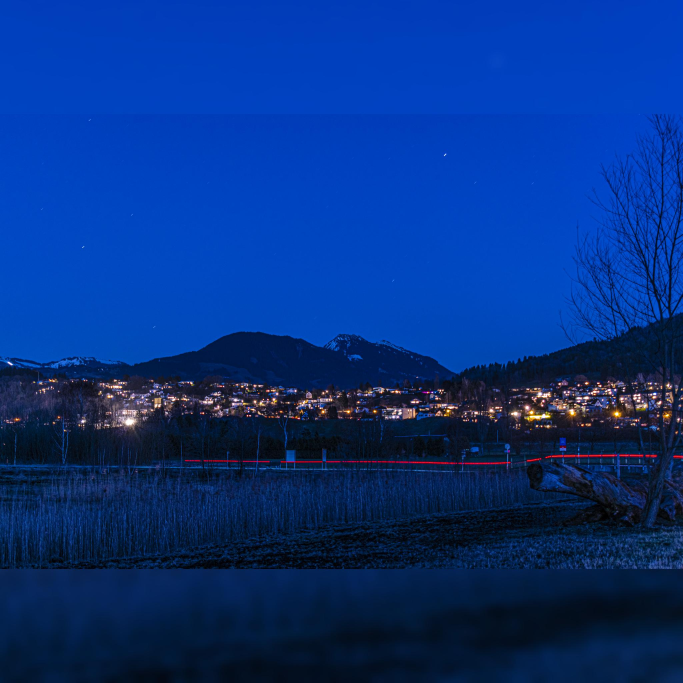
#> input picture src/images/instagramize_horizontal.jpg, 2048 x 2048 px (shown at 1/3 size)
$ python instagramize.py images/instagramize_horizontal.jpg 100 100
#> lines starting #> are read from the running program, lines starting #| are printed output that depends on the picture
import sys
import os
import io
from PIL import Image, ImageFilter, ImageDraw, ImageCms

# allow massive images - NOTE: IN PRODUCTIVE SCENARIOS THIS CAN ALLOW COMPRESSION BOMB EXPLOITS!!!
Image.MAX_IMAGE_PIXELS = 20000*20000

# constants
MAX_ARGUMENTS = 4
INSTAGRAM_PHOTO_SIZE = 2048

# argument defaults, no border, no background blur
BACKGROUND_GAUSSIAN_BLUR_RADIUS = 0
BORDER_SIZE = 0

# Check for help flag
if len(sys.argv) > 1 and (sys.argv[1] == '--help' or sys.argv[1] == '-h'):
    print("Instagramize - Convert images to Instagram-ready 2048x2048 squares")
    print("")
    print("Usage:")
    print("  python3 instagramize.py <image_file> [blur_radius] [border_size]")
    print("")
    print("Arguments:")
    print("  image_file    (Required) Path to the image file to process")
    print("  blur_radius   (Optional) Gaussian blur radius for background (default: 0)")
    print("  border_size   (Optional) White border size around the image (default: 0)")
    print("")
    print("Examples:")
    print("  python3 instagramize.py mycoolphoto.jpg")
    print("    - Basic conversion with no blur or border")
    print("")
    print("  python3 instagramize.py mycoolphoto.jpg 15")
    print("    - Add 15px gaussian blur to the background")
    print("")
    print("  python3 instagramize.py mycoolphoto.jpg 15 10")
    print("    - Add 15px blur and 10px white border")
    print("")
    print("  python3 instagramize.py nature.jpg 20 5")
    print("    - Heavy blur (20px) with small border (5px)")
    print("")
    print("Output:")
    print("  Creates 'instagramize_<original_filename>' in the current directory")
    print("  Final image will be 2048x2048 pixels, perfect for Instagram")
    sys.exit()

if len(sys.argv) > MAX_ARGUMENTS:
    print("Too many arguments provided. Exiting.")
    sys.exit()
if len(sys.argv) == MAX_ARGUMENTS:
    IMAGE_FILE = sys.argv[1]
    BACKGROUND_GAUSSIAN_BLUR_RADIUS = int(sys.argv[2])
    BORDER_SIZE = int(sys.argv[3])
elif len(sys.argv) == MAX_ARGUMENTS - 1:
    IMAGE_FILE = sys.argv[1]
    BACKGROUND_GAUSSIAN_BLUR_RADIUS = int(sys.argv[2])
elif len(sys.argv) == MAX_ARGUMENTS - 2:
    IMAGE_FILE = sys.argv[1]
else:
    print("Not enough arguments provided. Exiting.")
    sys.exit()

# based on passed border and instagram size, this is the max allowed side (though it could be width or height side)
max_allowed_size = int(round(INSTAGRAM_PHOTO_SIZE - (BORDER_SIZE*4)))

# Open two versions of the image - one for the actual image to show and one to use as background
image = Image.open(IMAGE_FILE)
#> image is the input picture: PIL image 2048x2048 RGB; mean R, G, B 6.5, 49.4, 128
imageBackground = Image.open(IMAGE_FILE)

# Try to get the original color profile so it can be preserved - otherwise just set to an empty string
try:
    iccProfile = image.info.get('icc_profile')
    iccBytes = io.BytesIO(iccProfile)
    originalColorProfile = ImageCms.ImageCmsProfile(iccBytes)
except OSError:
    originalColorProfile = ''

# some math
original_image_width, original_image_height = image.size
#> original_image_width = 2048; original_image_height = 2048
image_aspect_ratio = original_image_width / original_image_height
#> image_aspect_ratio = 1

# Calculate image dimensions
if original_image_width > original_image_height:
    image_resize_width = max_allowed_size
    image_resize_height = int(round(image_resize_width/image_aspect_ratio))
else:
    image_resize_height = max_allowed_size
    image_resize_width = int(round(image_resize_height*image_aspect_ratio))
#> image_resize_width = 1648

# coordinates to paste (center imagine in square just subtract dimensions and divide by 2)
paste_x = int(round((INSTAGRAM_PHOTO_SIZE - image_resize_width) / 2))
#> paste_x = 200
paste_y = int(round((INSTAGRAM_PHOTO_SIZE - image_resize_height) / 2))

# Calculate background dimensions to ensure it covers the entire canvas
if image_aspect_ratio >= 1:  # landscape or square
    # For landscape images, make height = INSTAGRAM_PHOTO_SIZE and scale width proportionally
    background_resize_height = INSTAGRAM_PHOTO_SIZE
    background_resize_width = int(round(INSTAGRAM_PHOTO_SIZE * image_aspect_ratio))
#> background_resize_width = 2048
    # Crop from the sides
    background_crop_dimension = int(round(abs(INSTAGRAM_PHOTO_SIZE - background_resize_width) / 2))
#> background_crop_dimension = 0
    background_crop_tuple = (background_crop_dimension, 0, background_crop_dimension + INSTAGRAM_PHOTO_SIZE, INSTAGRAM_PHOTO_SIZE)
#> background_crop_tuple = (0, 0, 2048, 2048)
else:  # portrait
    # For portrait images, make width = INSTAGRAM_PHOTO_SIZE and scale height proportionally
    background_resize_width = INSTAGRAM_PHOTO_SIZE
    background_resize_height = int(round(INSTAGRAM_PHOTO_SIZE / image_aspect_ratio))
    # Crop from top and bottom
    background_crop_dimension = int(round(abs(INSTAGRAM_PHOTO_SIZE - background_resize_height) / 2))
    background_crop_tuple = (0, background_crop_dimension, INSTAGRAM_PHOTO_SIZE, background_crop_dimension + INSTAGRAM_PHOTO_SIZE)

# Draw white background (if border size is 0, this will be immediately rewritten in either of the paste methods below, so 'safe' to do always)
white_rectangle_x0 = paste_x - BORDER_SIZE
#> white_rectangle_x0 = 100
white_rectangle_y0 = paste_y - BORDER_SIZE
white_rectangle_x1 = white_rectangle_x0 + image_resize_width + BORDER_SIZE + BORDER_SIZE
#> white_rectangle_x1 = 1948
white_rectangle_y1 = white_rectangle_y0 + image_resize_height + BORDER_SIZE + BORDER_SIZE - 1

# Resize background
imageBackground = imageBackground.resize((background_resize_width, background_resize_height))

# Resize image
image = image.resize((image_resize_width, image_resize_height))
#> image: PIL image 1648x1648 RGB

# Blur image background
if BACKGROUND_GAUSSIAN_BLUR_RADIUS > 0:
    imageBackground = imageBackground.filter(ImageFilter.GaussianBlur(BACKGROUND_GAUSSIAN_BLUR_RADIUS))
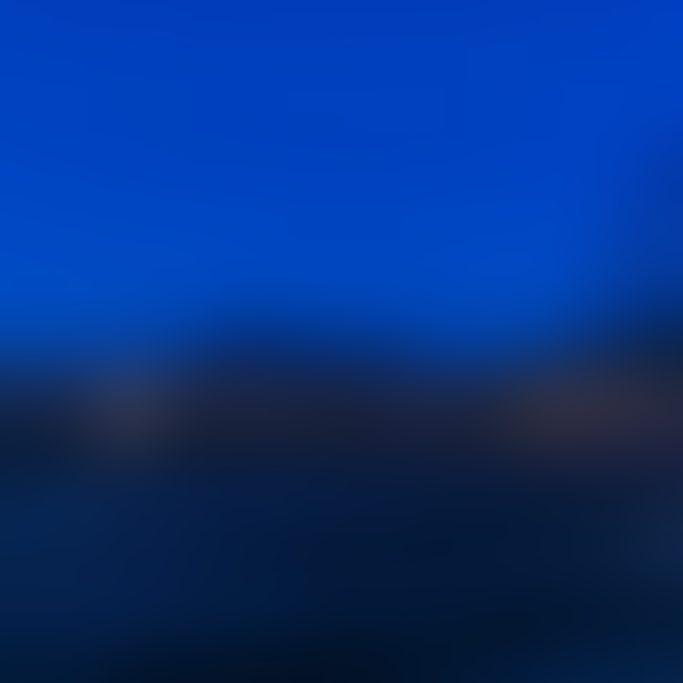
#> imageBackground: PIL image 2048x2048 RGB (shown at 1/3 size); mean R, G, B 6.4, 49.4, 128

# crop out the desired 2048 x 2048 square
imageBackground = imageBackground.crop(background_crop_tuple)

# now create a draw object after the crop has been made
imageBackgroundDraw = ImageDraw.Draw(imageBackground)

# First draw the white background if a border is given - done before image paste
imageBackgroundDraw.rectangle([white_rectangle_x0, white_rectangle_y0, white_rectangle_x1, white_rectangle_y1], fill="white")

# and its starting x, y coordinates for paste, inverse of that of the other configuration
imageBackground.paste(image, (paste_x, paste_y))
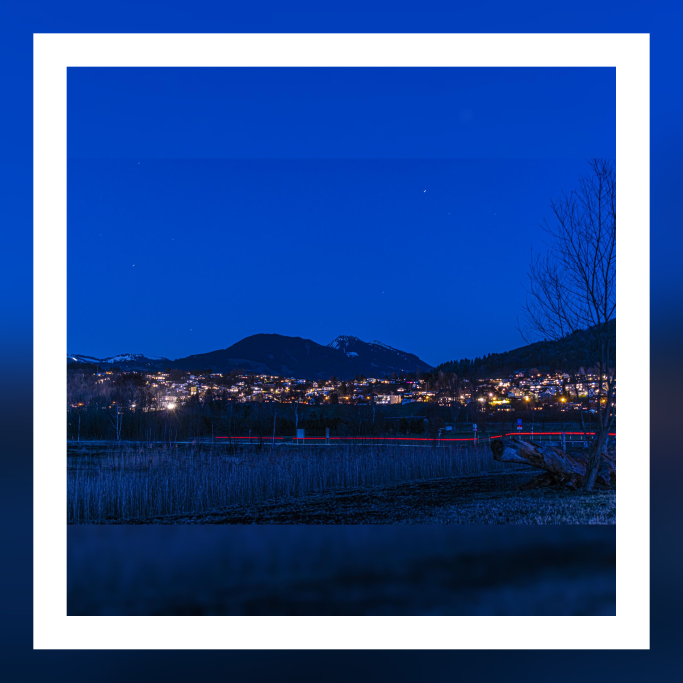
#> imageBackground: PIL image 2048x2048 RGB (shown at 1/3 size); mean R, G, B 47.7, 83.2, 148.4

# dispose of the draw object
del imageBackgroundDraw

# Save the file to the desktop, preserving the color profile of the image
if originalColorProfile != '':
    imageBackground.save(os.getcwd() + '/instagramize_' + sys.argv[1], icc_profile=originalColorProfile.tobytes())
else:
    imageBackground.save(os.getcwd() + '/instagramize_' + sys.argv[1])

print("Done. Image exported to " + 'instagramize_' + sys.argv[1])
